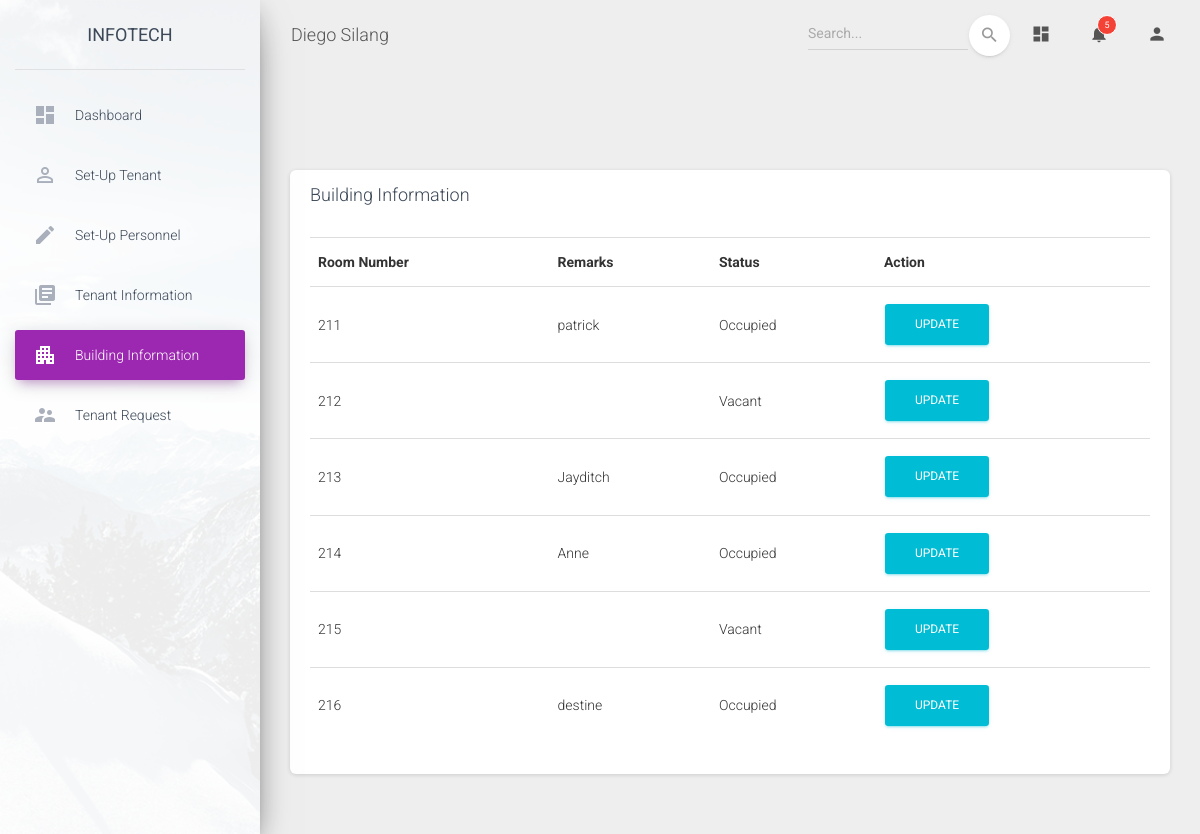
Page /material-dashboard/pages/viewbldg.php (signed in) on the earlier database version.
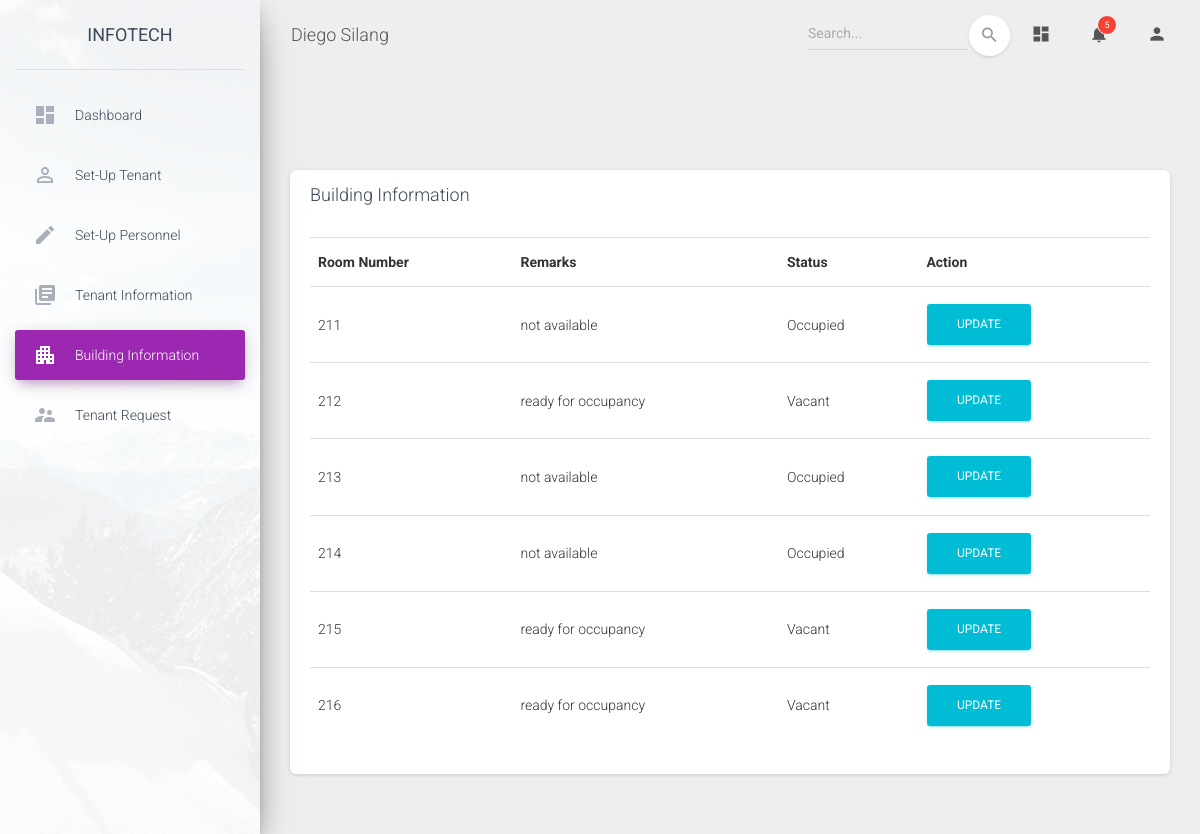
Same page on the later database version.
### tables this page shows
CREATE TABLE `bldginfo` (
  `roomID` int(11) NOT NULL,
  `roomNumber` int(11) NOT NULL,
  `roomRemarks` varchar(255) NOT NULL,
  `status` varchar(10) NOT NULL
);

### material-dashboard/pages/viewbldg.php (the view, shortened to what the changed rows need)
<!DOCTYPE html>
<html lang="en">
<head>
  <link rel="stylesheet" href="https://maxcdn.bootstrapcdn.com/font-awesome/latest/css/font-awesome.min.css">
  <link href="../assets/css/material-dashboard.css?v=2.1.1" rel="stylesheet" />
  <link href="../assets/demo/demo.css" rel="stylesheet" />
</head>
<body class="">
  <div class="wrapper ">
    <div class="main-panel">
       <div class="content">
        <div class="row">
          <div class="col-md-12">
              <div class="col-md-12">
            <div class="card ">
              <div class="card-body">
                <div class="table-responsive">
                  <?php
                    include "dbconn.php";
                    $sql = "SELECT * FROM bldginfo";
                    if($result = mysqli_query($link, $sql)){
                        if(mysqli_num_rows($result) > 0){
                            echo "<table class = 'table tablesorter'>";
                                echo "<tr>";
                                    echo "<th>Room Number</th>";
                                    echo "<th>Remarks</th>";
                                    echo "<th>Status</th>";
                                    echo "<th>Action</th>";
                                echo "</tr>";
                            while($row = mysqli_fetch_array($result)){
                                echo "<tr>";
                                    echo "<td>" . $row['roomNumber'] . "</td>";
                                    echo "<td>" . $row['roomRemarks'] . "</td>";
                                    echo "<td>" . $row['status'] . "</td>";
                                     echo "<td>";
                                            echo "<a href='php/edit_bldg.php?roomID=". $row['roomID'] ."' title='Update Record' data-toggle='tooltip'><span class='btn btn-info'>Update</span></a>";
                                            echo"</td>";
                                echo "</tr>";
                            }
                            echo "</table>";
                        } else{
                            echo "No request were found.";
                        }
                    } else{
                        echo "ERROR: Could not able to execute $sql. " . mysqli_error($link);
                    }
                  ?>
</body>
</html>

Differences in the rows shown:
changed bldginfo (number 1 of 6 on the later page): roomRemarks "patrick" → "not available"
changed bldginfo (number 2 of 6 on the later page): roomRemarks (not shown) → "ready for occupancy"
changed bldginfo (number 3 of 6 on the later page): roomRemarks "Jayditch" → "not available"
changed bldginfo (number 4 of 6 on the later page): roomRemarks "Anne" → "not available"
changed bldginfo (number 5 of 6 on the later page): roomRemarks (not shown) → "ready for occupancy"
changed bldginfo (number 6 of 6 on the later page): roomRemarks "destine" → "ready for occupancy"; status "Occupied" → "Vacant"
